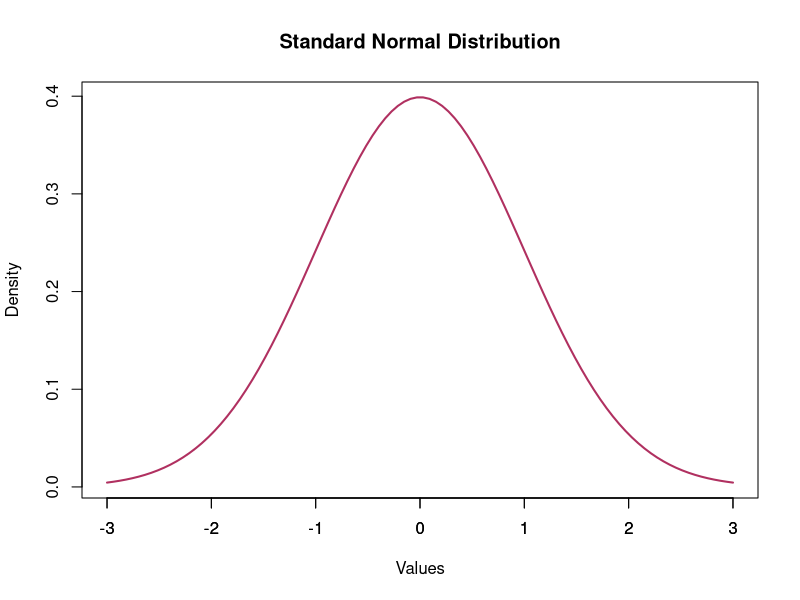
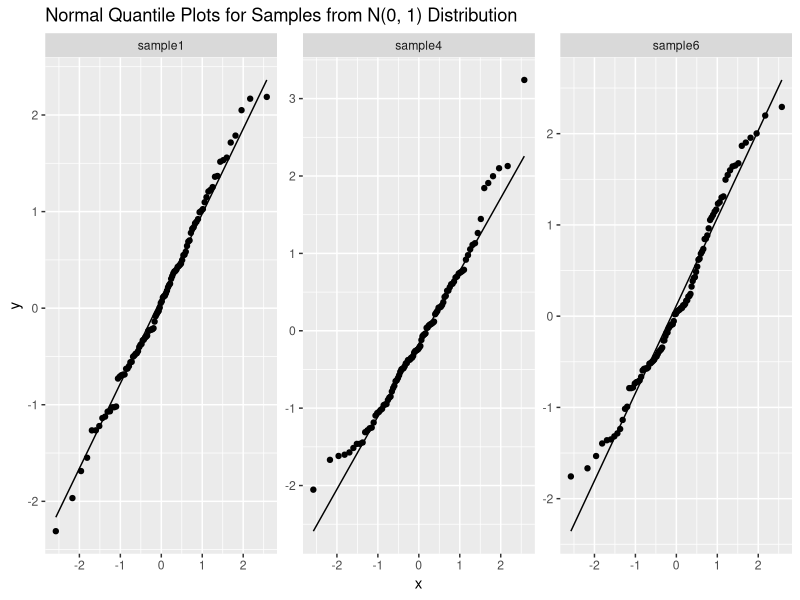
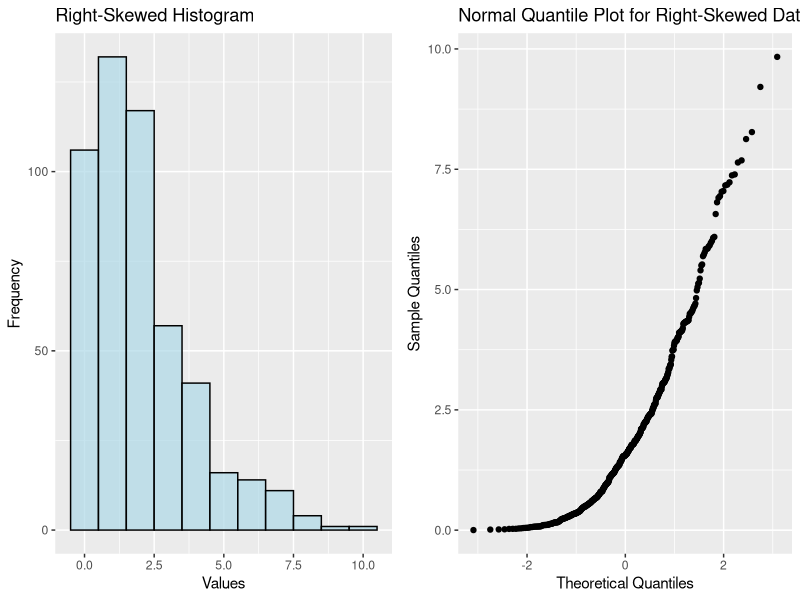
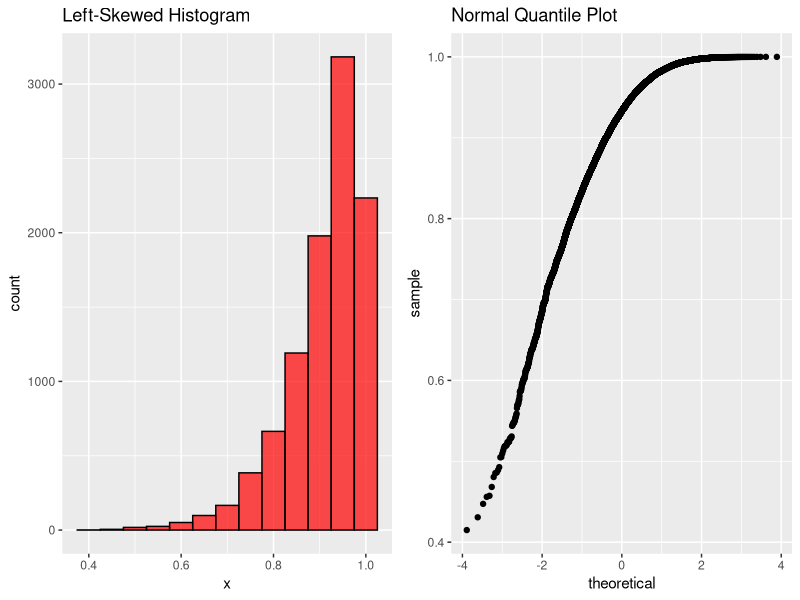
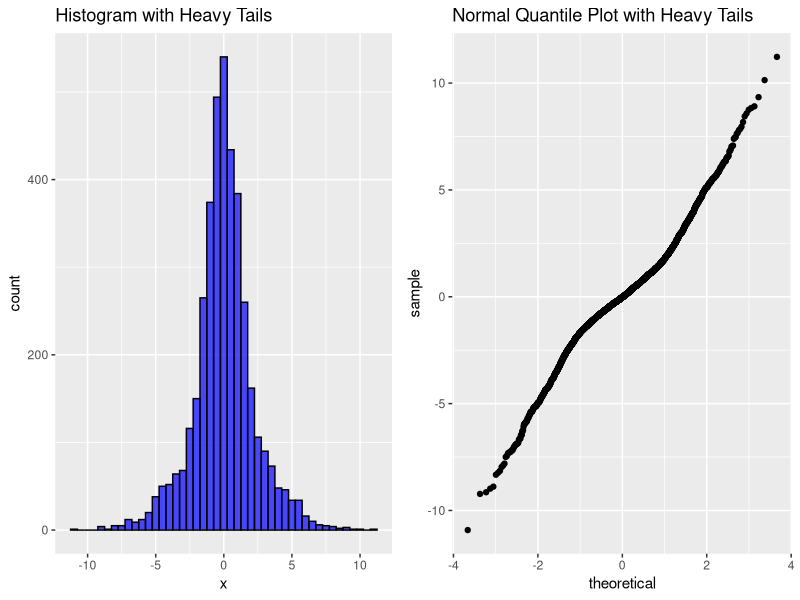

The R script that drew these images, in order:
## ---- chunk 1

# Generate data for standard normal distribution
x <- seq(-3, 3, length.out = 100)
y <- dnorm(x, mean = 0, sd = 1)

# Plotting the standard normal curve
plot(x, y, type = "l", col = "maroon", lwd = 2, ylab = "Density", xlab = "Values", main = "Standard Normal Distribution")

# Customizing x-axis intervals
axis(1, at = c(-3, -2, -1, 0, 1, 2, 3), labels = c(-3, -2, -1, 0, 1, 2, 3))

## ---- chunk 2
#| echo: false
#| output: true

library(tidyverse)

# Set seed for reproducibility
set.seed(123)

# Create a data frame with six samples from a N(0, 1) distribution
data <- data.frame(
  sample1 = rnorm(100),
  sample4 = rnorm(100),
  sample6 = rnorm(100)
)

# Create normal quantile plots using ggplot2
data_long <- gather(data, key = "Sample", value = "Values")

ggplot(data_long, aes(sample = Values)) +
  stat_qq() +
  stat_qq_line() +
  facet_wrap(~ Sample, scales = "free") +
  ggtitle("Normal Quantile Plots for Samples from N(0, 1) Distribution")
## ---- chunk 3
#| echo: false
#| output: true

# Set seed for reproducibility
set.seed(13)

# Generate a right-skewed dataset
right_skewed_data <- rgamma(500, shape = 1, rate = 0.5)

# Create a histogram
histogram_plot <- ggplot(data.frame(x = right_skewed_data), aes(x)) +
  geom_histogram(binwidth = 1, fill = "lightblue", color = "black", alpha = 0.7) +
  ggtitle("Right-Skewed Histogram") +
  xlab("Values") +
  ylab("Frequency")

# Create a normal quantile plot
qq_plot <- ggplot(data.frame(x = right_skewed_data), aes(sample = x)) +
  stat_qq() +
  ggtitle("Normal Quantile Plot for Right-Skewed Data") +
  xlab("Theoretical Quantiles") +
  ylab("Sample Quantiles")

# Display the plots side by side
gridExtra::grid.arrange(histogram_plot, qq_plot, ncol = 2)
## ---- chunk 4
# Set seed for reproducibility
set.seed(425)

# Generate left-skewed data using beta distribution
data <- rbeta(10000, 10, 1)

# Create left-skewed histogram
left_skewed_hist <- ggplot(data = data.frame(x = data), aes(x)) +
  geom_histogram(binwidth = 0.05, fill = "red", color = "black", alpha = 0.7) +
  labs(title = "Left-Skewed Histogram")

# Create normal quantile plot
normal_qq_plot <- ggplot(data = data.frame(x = data), aes(sample = x)) +
  stat_qq() +
  labs(title = "Normal Quantile Plot")

gridExtra::grid.arrange(left_skewed_hist, normal_qq_plot, ncol = 2)
## ---- chunk 5
# Set seed for reproducibility
set.seed(6)

# Generate data with heavy tails (skewness)
data <- c(rnorm(500, mean = 0, sd = 1),
          rnorm(500, mean = 0, sd = 1),
          rnorm(2000, mean = 0, sd = 3),
          rnorm(500, mean = 0, sd = 1),
          rnorm(500, mean = 0, sd = 1))

# Create left-skewed histogram
heavy_tails_hist <- ggplot(data = data.frame(x = data), aes(x)) +
  geom_histogram(binwidth = 0.5, fill = "blue", color = "black", alpha = 0.7) +
  labs(title = "Histogram with Heavy Tails")

# Create normal quantile plot
heavy_tails_qq_plot <- ggplot(data = data.frame(x = data), aes(sample = x)) +
  stat_qq() +
  labs(title = "Normal Quantile Plot with Heavy Tails")

# Display the plots side by side
gridExtra::grid.arrange(heavy_tails_hist, heavy_tails_qq_plot, ncol = 2)
